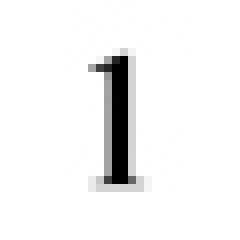
%> input picture PR lab/Project/numbers (times new roman) templates/1_candidate.jpg, 30 x 30 px (shown 8 times larger)
$ octave number_matching_for_pr_final.m   (GNU Octave 9; MATLAB toolbox functions it lacks are replaced by stand-ins)
%> lines starting %> are read from the running program, lines starting %| are printed output that depends on the picture; in (x1, y1, x2, y2) boxes, pixels count from 0 and x2, y2 are one past the last pixel; in counts of white or black regions, pixels touching at a corner belong together; the program's own positions count from 1
clc();
clear all;
close all;

ImageReading_of_candidate = imread('D:\Last Semester\PR\PR lab\Project\numbers (times new roman) templates\1_candidate.jpg');
%> ImageReading_of_candidate is the input picture: size 30x30x3 uint8; min 0, max 255, mean 242.3

ImageReading_of_template = imread('D:\Last Semester\PR\PR lab\Project\numbers (times new roman) templates\Template_1.jpg');
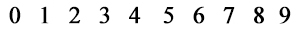
%> input picture PR lab/Project/numbers (times new roman) templates/Template_1.jpg, 300 x 30 px
%> ImageReading_of_template is the input picture: size 30x300x3 uint8; min 0, max 255, mean 235.8

rgb_to_gray_c = rgb2gray(ImageReading_of_candidate);
rgb_to_gray_t = rgb2gray(ImageReading_of_template);

threshold_value_c = graythresh(rgb_to_gray_c);
%> threshold_value_c = 0.494
threshold_value_t = graythresh(rgb_to_gray_t);
%> threshold_value_t = 0.559

image_to_binary_c = im2bw(rgb_to_gray_c, threshold_value_c);
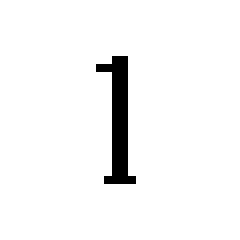
%> image_to_binary_c: size 30x30 logical (shown 8 times larger); 96% white; black in thin lines or dots, all inside (x1, y1, x2, y2) = (12, 7, 17, 23)

imshow(image_to_binary_c);

image_to_binary_t = im2bw(rgb_to_gray_t, threshold_value_t);
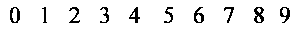
%> image_to_binary_t: size 30x300 logical; 92.5% white; black in thin lines or dots, all inside (x1, y1, x2, y2) = (10, 7, 290, 23)

figure(), imshow(image_to_binary_t);

N=length(image_to_binary_c);
%> N = 30

xf=image_to_binary_t;
win_num=size(xf,2);
%> win_num = 300
M0=size(image_to_binary_c,2);
%> M0 = 30

normalization_of_template=NaN(M0-1,win_num);
for col=1:win_num
    for m=1:M0-1,
        [step1,step2,step3]=deal(0);
        for n=1:N-m,
            step1=step1+xf(n,col)*xf(n+m,col);
            step2=step2+xf(n,col)^2;
            step3=step3+xf(n+m,col)^2;
        end
        normalization_of_template(m,col)=step1/sqrt(step2*step3);
    end
end

nt = normalization_of_template;

N_1=length(image_to_binary_c);
%> N_1 = 30

xf_1=image_to_binary_c;
win_num_1=size(xf_1,2);
%> win_num_1 = 30
M0_1=size(image_to_binary_c,2);
%> M0_1 = 30

normalization_of_candidate=NaN(M0_1-1,win_num_1);
for col=1:win_num_1
    for m=1:M0_1-1,
        [step1,step2,step3]=deal(0);
        for n=1:N_1-m,
            step1=step1+xf_1(n,col)*xf_1(n+m,col);
            step2=step2+xf_1(n,col)^2;
            step3=step3+xf_1(n+m,col)^2;
        end
        normalization_of_candidate(m,col)=step1/sqrt(step2*step3);
    end
end

nc = normalization_of_candidate;

ncc = normxcorr2(nc,nt);
figure, surf(ncc), shading flat
%> after `shading flat`:
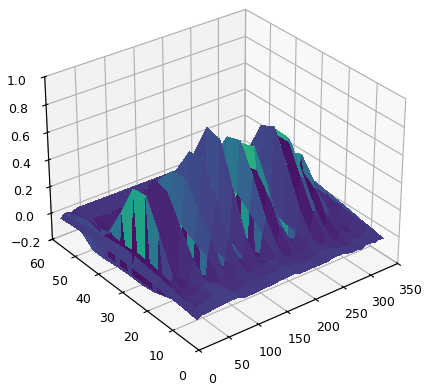
%> figure redrawn from the program's plot data

[ypeak, xpeak] = find(ncc==max(ncc(:)));
%> ypeak = 29; xpeak = 60

yoffSet = ypeak-size(image_to_binary_c,1);
%> yoffSet = -1
xoffSet = xpeak-size(image_to_binary_c,2);
%> xoffSet = 30
hFig = figure;
hAx  = axes;
imshow(image_to_binary_t,'Parent', hAx);
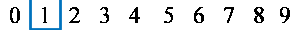
%> figure redrawn from the program's plot data
imrect(hAx, [xoffSet, yoffSet, size(image_to_binary_c,2), size(image_to_binary_c,1)]);
